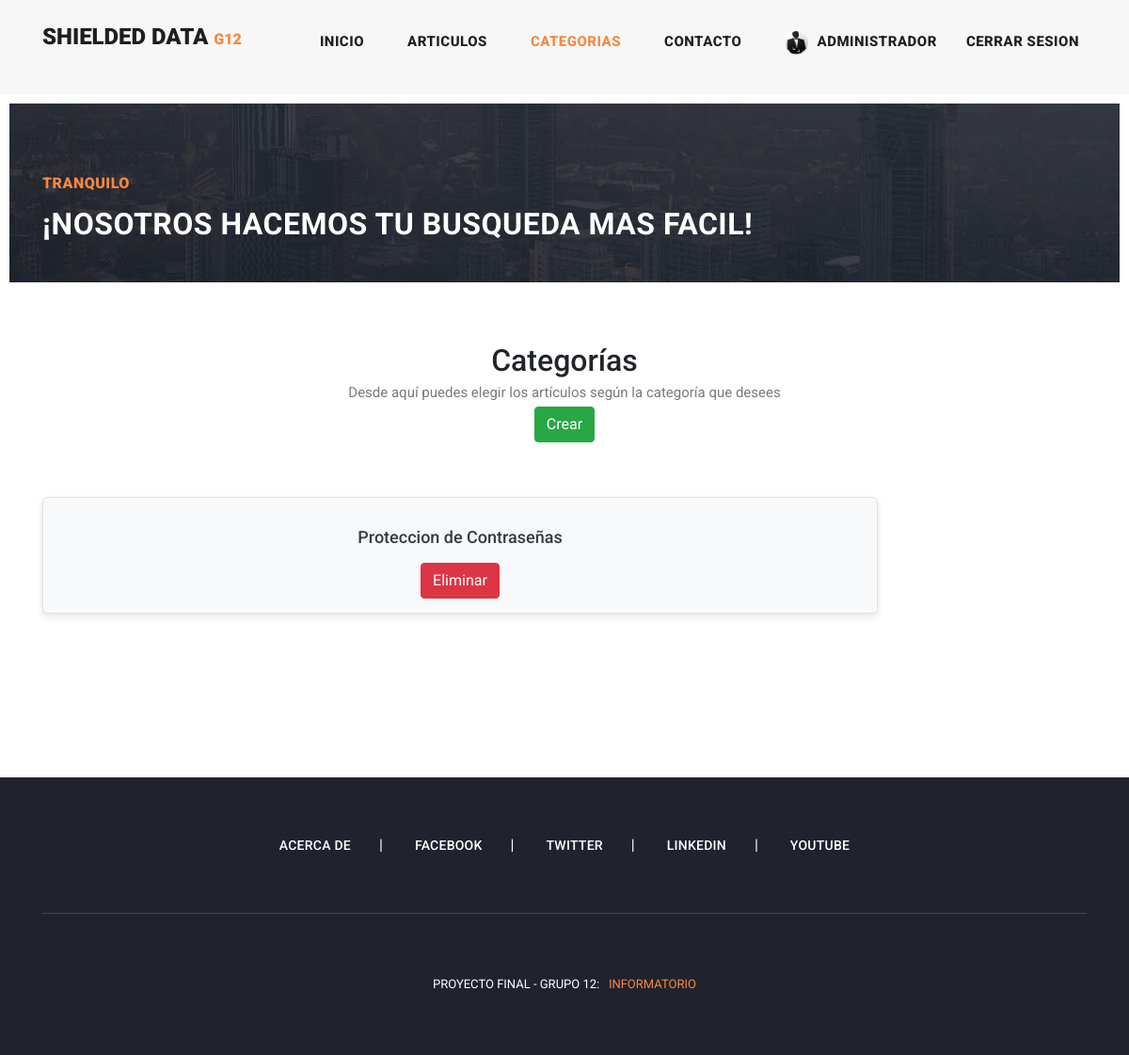
Before: /post/category/ (signed in) with the older database file.
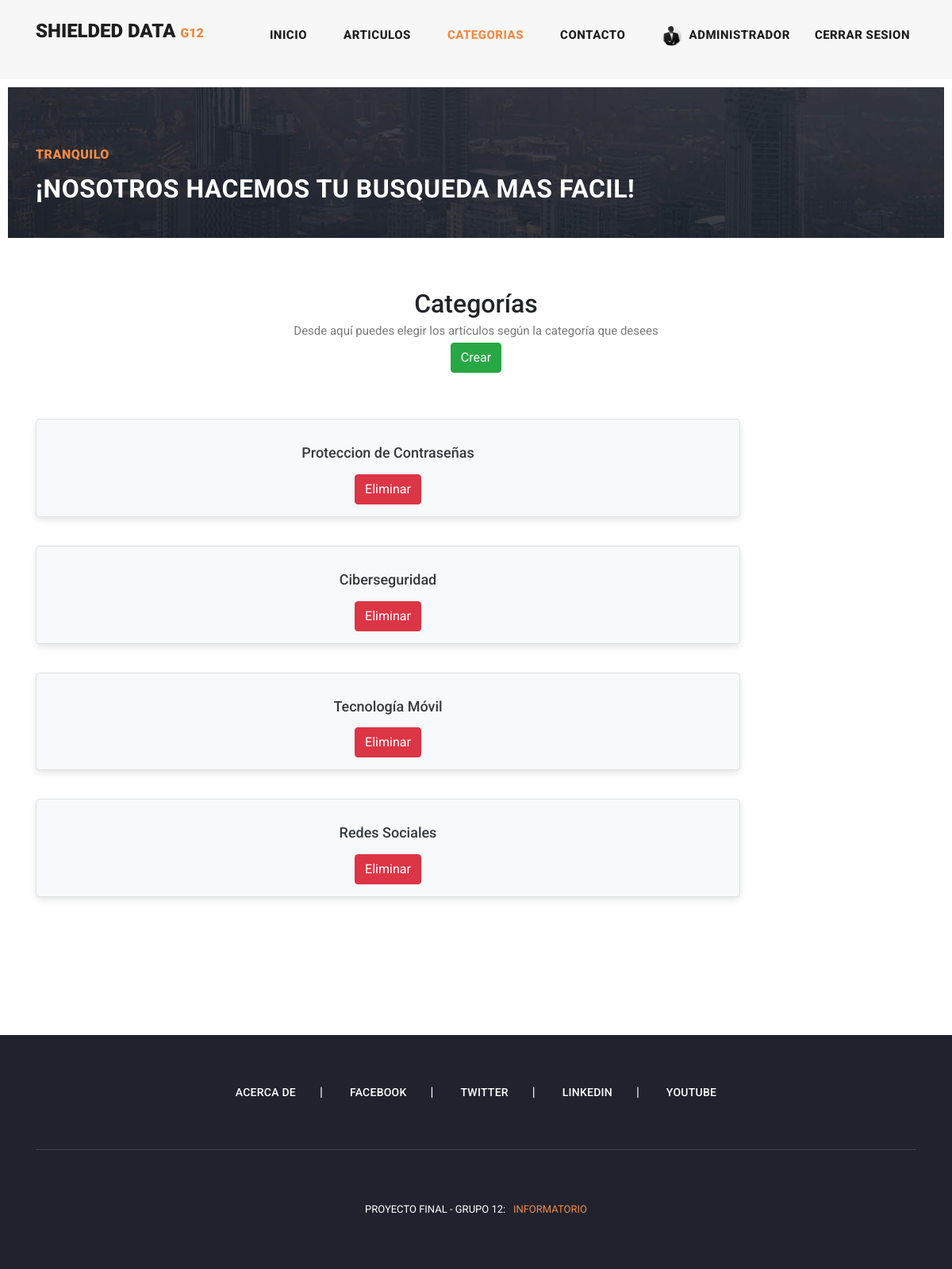
After: the same page with the newer database file.
### apps/post/models.py (models this page shows, shortened)
class Category(models.Model):
    name = models.CharField(max_length=30, null=False)

### apps/post/views.py (the view)
# urls.py: path('category/', CategoryListView.as_view(), name='category'),
class CategoryListView(ListView):
    model = Category
    template_name = 'posts/category.html'
    context_object_name = 'categorys'

### templates/posts/category.html (shortened to what this page needs)
{% extends 'base.html' %}
{% load static %}
{% block content %}
<div class="heading-page header-text">
    <section class="page-heading">
        <div class="container">
            <div class="row">
                <div class="col-lg-12">
                    <div class="text-content">
                        <h4>Tranquilo</h4>
                        <h2>¡Nosotros hacemos tu busqueda mas facil!</h2>
                    </div>
                </div>
            </div>
        </div>
    </section>
</div>
    <section class="container py-5">
        <div class="row text-center pt-3">
            <div class="col-lg-6 m-auto">
                <h2>Categorías</h2>
                <p>Desde aquí puedes elegir los artículos según la categoría que desees</p>
                {% if user.is_staff %}
                    <form method="post" action="{% url 'apps.posts:category-create' %}">
                        <button type="submit" class="btn btn-success">Crear</button>
                    </form>
                {% endif %}
            </div>
        </div>
        <br><br>
        <div class="row">
            {% for category in categorys %}
                <div class="col-12 mb-3">
                    <div class="category-item text-center">
                        <a href="{% url 'apps.posts:post_category' pk=category.pk %}">
                            <h4 class="mt-3 mb-3">{{ category.name }}</h4>
                        </a>
                        {% if user.is_staff %}
                            <a class="btn btn-danger" href="{% url 'apps.posts:category_delete' pk=category.pk %}">Eliminar</a>
                        {% endif %}
                    </div>
                </div>
            {% empty %}
                <div class="col-12 text-center">
                    <h3>No hay categorías</h3>
                </div>
            {% endfor %}
        </div>
    </section>
{% endblock %}

Changed rows visible on the page:
added Category: name "Ciberseguridad"
added Category: name "Tecnología Móvil"
added Category: name "Redes Sociales"
